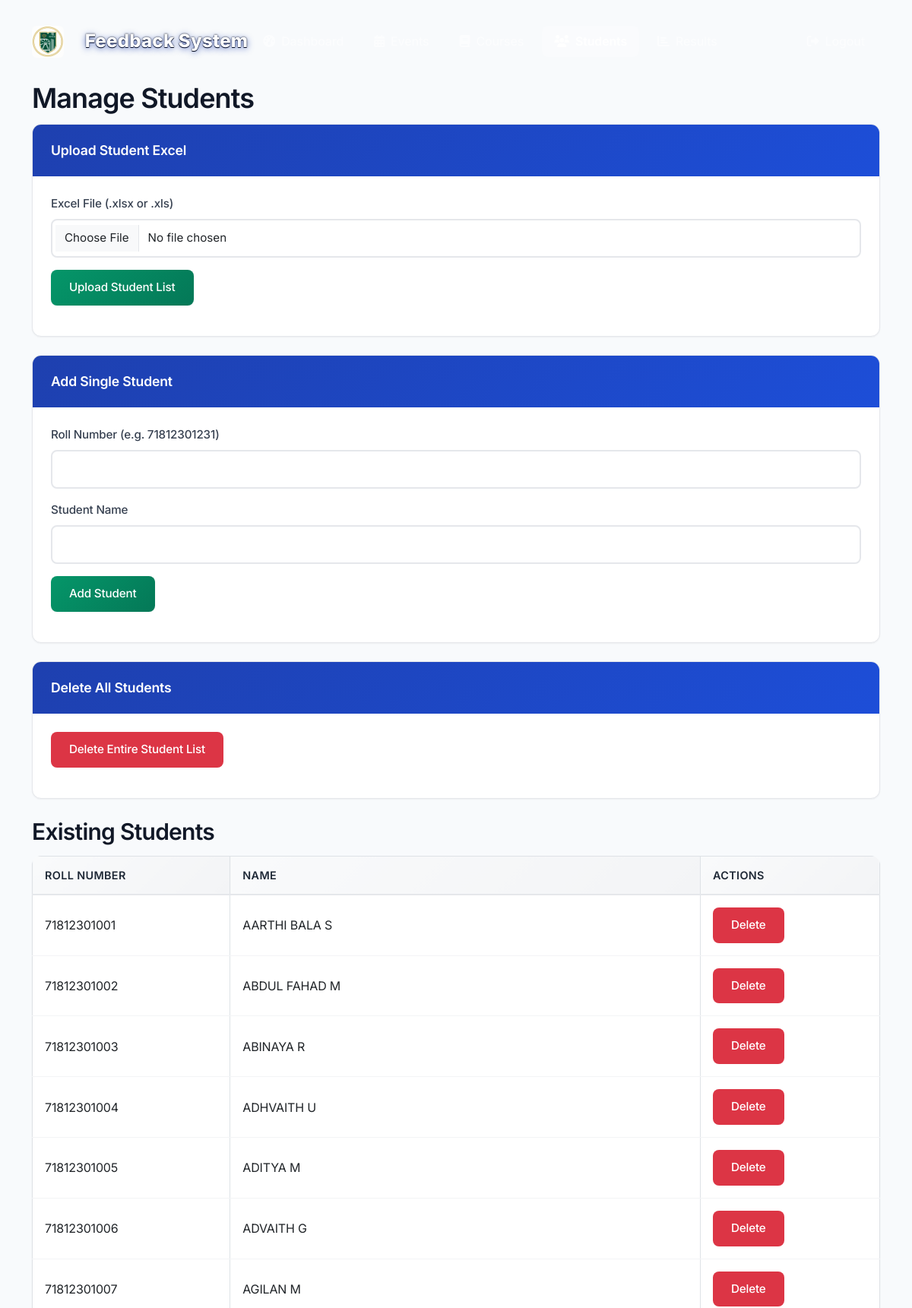
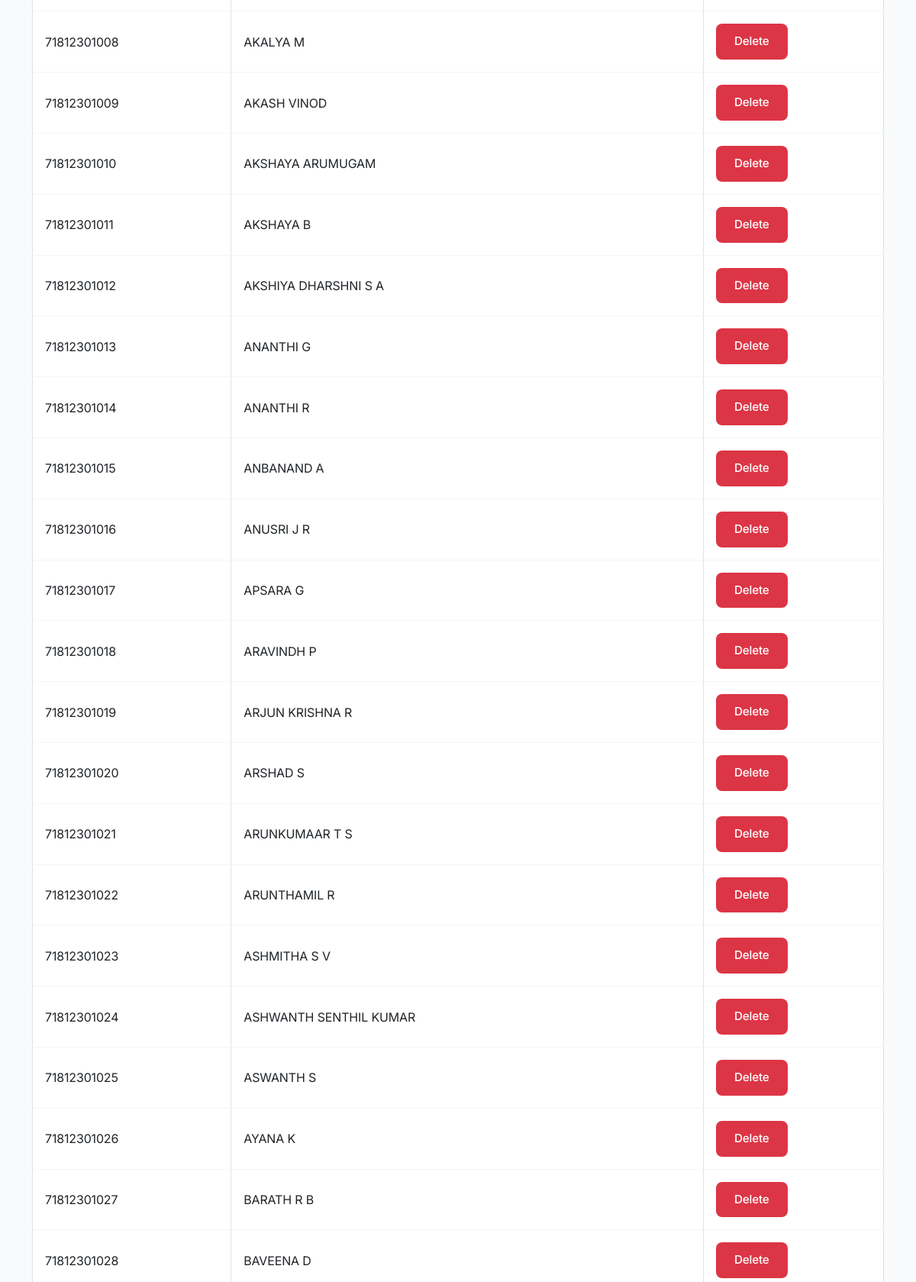
The page /admin/students (signed in, upper part) on the database its author committed (2 pictures, top to bottom).
### admin/src/common/models.py (models this page shows, shortened)
class Student(db.Model):
    id = db.Column(db.Integer, primary_key=True)
    roll_number = db.Column(db.String(20), unique=True, nullable=False)
    name = db.Column(db.String(100), nullable=False)
    email = db.Column(db.String(120), unique=True, nullable=True)
    password_hash = db.Column(db.String(128), nullable=False,
                              default=generate_password_hash('Srec@123'))
    feedback_responses = db.relationship('FeedbackResponse', backref='student', lazy=True, cascade='all, delete-orphan')

### admin/src/admin/routes.py (the view, shortened to what this page needs)
@admin_bp.route('/students', methods=['GET', 'POST'])
@login_required
def manage_students():
    if not current_user.is_admin:
        flash('Access denied.', 'danger')
        return redirect(url_for('admin.login'))
    students = Student.query.all()
    return render_template('domains/admin/manage_students.html', students=students)

### admin/src/common/models.py (called while the page is built)
@login_manager.user_loader
def load_user(user_id):
    return User.query.get(int(user_id))

### admin/templates/domains/admin/manage_students.html (shortened to what this page needs)
﻿{% extends "base.html" %}
{% block navbar %}
<nav class="navbar navbar-expand-lg navbar-dark admin-navbar">
  <div class="container">
  <a class="navbar-brand d-flex align-items-center" href="#"><img src="{{ url_for('static', filename='images/logo.png') }}" alt="SREC Logo" style="height:42px; margin-right:12px; border-radius: 6px;"><span class="navbar-title-visible">Feedback System</span></a>
    <div class="collapse navbar-collapse" id="navbarNav">
      <ul class="navbar-nav">
        <li class="nav-item">
          <a class="nav-link" href="{{ url_for('admin.dashboard') }}">
            <i class="fas fa-tachometer-alt me-2"></i>Dashboard
          </a>
        </li>
        <li class="nav-item">
          <a class="nav-link" href="{{ url_for('admin.manage_events') }}">
            <i class="fas fa-calendar-alt me-2"></i>Events
          </a>
        </li>
        <li class="nav-item">
          <a class="nav-link" href="{{ url_for('admin.manage_courses') }}">
            <i class="fas fa-book me-2"></i>Courses
          </a>
        </li>
        <li class="nav-item">
          <a class="nav-link active" href="{{ url_for('admin.manage_students') }}">
            <i class="fas fa-users me-2"></i>Students
          </a>
        </li>
        <li class="nav-item">
          <a class="nav-link" href="{{ url_for('admin.results') }}">
            <i class="fas fa-chart-bar me-2"></i>Results
          </a>
        </li>
      </ul>
      <ul class="navbar-nav ms-auto">
        <li class="nav-item">
          <a class="nav-link" href="{{ url_for('admin.logout') }}">
            <i class="fas fa-sign-out-alt me-2"></i>Logout
          </a>
        </li>
      </ul>
    </div>
  </div>
</nav>
{% endblock %}
{% block content %}
<div class="container my-4 fade-in-up">
  <h1>Manage Students</h1>
  <div class="card mb-4">
    <div class="card-header bg-primary text-white">
      Upload Student Excel
    </div>
    <div class="card-body">
      <form action="{{ url_for('admin.manage_students') }}" method="post" enctype="multipart/form-data">
        <div class="mb-3">
          <label for="file" class="form-label">Excel File (.xlsx or .xls)</label>
          <input type="file" name="file" id="file" class="form-control" required>
        </div>
        <button type="submit" class="btn btn-success">Upload Student List</button>
      </form>
    </div>
  </div>
  <div class="card mb-4">
    <div class="card-header bg-primary text-white">Add Single Student</div>
    <div class="card-body">
      <form action="{{ url_for('admin.manage_students') }}" method="post">
        <div class="mb-3">
          <label for="roll_number" class="form-label">Roll Number (e.g. 71812301231)</label>
          <input type="text" name="roll_number" id="roll_number" class="form-control" required>
        </div>
        <div class="mb-3">
          <label for="name" class="form-label">Student Name</label>
          <input type="text" name="name" id="name" class="form-control" required>
        </div>
        <button type="submit" class="btn btn-success">Add Student</button>
      </form>
    </div>
  </div>
  <div class="card mb-4">
    <div class="card-header bg-danger text-white">Delete All Students</div>
    <div class="card-body">
      <form id="deleteAllForm" action="{{ url_for('admin.manage_students') }}" method="post">
        <button type="button" class="btn btn-danger" data-bs-toggle="modal" data-bs-target="#deleteAllConfirmModal">Delete Entire Student List</button>
      </form>
    </div>
  </div>
  <h2>Existing Students</h2>
  {% if students %}
    <table class="table table-bordered">
      <thead>
        <tr>
          <th>Roll Number</th>
          <th>Name</th>
          <th>Actions</th>
        </tr>
      </thead>
      <tbody>
        {% for student in students %}
          <tr>
            <td>{{ student.roll_number }}</td>
            <td>{{ student.name }}</td>
            <td>
              <button type="button" class="btn btn-danger btn-sm delete-student-btn"
                      data-student-id="{{ student.id }}"
                      data-student-name="{{ student.name }}"
                      data-student-roll="{{ student.roll_number }}"
                      data-bs-toggle="modal"
                      data-bs-target="#deleteStudentModal">
                Delete
              </button>
            </td>
          </tr>
        {% endfor %}
      </tbody>
    </table>
  {% else %}
    <div class="alert alert-info">No students found</div>
  {% endif %}
</div>
{% endblock %}

### admin/static/css/main.css (style rules this page uses)
:root { --primary-color: #1e40af; --primary-hover: #1d4ed8; --secondary-color: #64748b; --success-color: #059669; --success-hover: #047857; --warning-color: #d97706; --danger-color: #dc2626; --light-bg: #f8fafc; --white: #ffffff; --gray-50: #f9fafb; --gray-100: #f3f4f6; --gray-200: #e5e7eb; --gray-300: #d1d5db; --gray-600: #4b5563; --gray-700: #374151; --gray-800: #1f2937; --gray-900: #111827; --border-radius: 12px; --border-radius-sm: 8px; --shadow-sm: 0 1px 2px 0 rgb(0 0 0 / 0.05); --shadow: 0 1px 3px 0 rgb(0 0 0 / 0.1), 0 1px 2px -1px rgb(0 0 0 / 0.1); --shadow-md: 0 4px 6px -1px rgb(0 0 0 / 0.1), 0 2px 4px -2px rgb(0 0 0 / 0.1); --shadow-lg: 0 10px 15px -3px rgb(0 0 0 / 0.1), 0 4px 6px -4px rgb(0 0 0 / 0.1); --transition: all 0.2s cubic-bezier(0.4, 0, 0.2, 1); }
body { font-family: 'Inter', -apple-system, BlinkMacSystemFont, 'Segoe UI', Roboto, 'Helvetica Neue', Arial, sans-serif; background-color: var(--light-bg); color: var(--gray-800); line-height: 1.6; font-size: 16px; letter-spacing: -0.01em; }
h1, h2, h3, h4, h5, h6 { font-weight: 600; letter-spacing: -0.025em; color: var(--gray-900); margin-bottom: 0.75rem; }
h1 { font-size: 2.25rem; line-height: 1.2; }
h2 { font-size: 1.875rem; line-height: 1.3; }
.card { background: var(--white); border: 1px solid var(--gray-200); border-radius: var(--border-radius); box-shadow: var(--shadow-sm); transition: var(--transition); overflow: hidden; }
.card-header { background: linear-gradient(135deg, var(--primary-color) 0%, var(--primary-hover) 100%); border-bottom: none; padding: 1.25rem 1.5rem; font-weight: 600; font-size: 1.1rem; letter-spacing: -0.01em; }
.card-body { padding: 1.5rem; }
.btn { font-weight: 500; border-radius: var(--border-radius-sm); padding: 0.75rem 1.5rem; font-size: 0.95rem; letter-spacing: -0.01em; transition: var(--transition); border: none; position: relative; overflow: hidden; }
.btn::before { content: ''; position: absolute; top: 0; left: -100%; width: 100%; height: 100%; background: linear-gradient(90deg, transparent, rgba(255,255,255,0.2), transparent); transition: left 0.5s; }
.btn-success { background: linear-gradient(135deg, var(--success-color) 0%, var(--success-hover) 100%); box-shadow: var(--shadow-sm); }
.form-control, .form-select { border: 2px solid var(--gray-200); border-radius: var(--border-radius-sm); padding: 0.75rem 1rem; font-size: 0.95rem; transition: var(--transition); background-color: var(--white); }
.form-label { font-weight: 500; color: var(--gray-700); margin-bottom: 0.5rem; font-size: 0.95rem; }
.table { border-radius: var(--border-radius); overflow: hidden; box-shadow: var(--shadow-sm); background: var(--white); }
.table th { background: linear-gradient(135deg, var(--gray-50) 0%, var(--gray-100) 100%); border-bottom: 2px solid var(--gray-200); font-weight: 600; color: var(--gray-800); padding: 1rem; font-size: 0.9rem; letter-spacing: 0.025em; text-transform: uppercase; }
.table td { padding: 1rem; border-bottom: 1px solid var(--gray-100); vertical-align: middle; }
.navbar-brand { font-weight: 700; font-size: 1.1rem; letter-spacing: -0.01em; display: flex; align-items: center; gap: 16px; margin: 0 !important; padding: 0; }
.nav-link { font-weight: 500; padding: 0.5rem 1rem !important; border-radius: var(--border-radius-sm); transition: var(--transition); margin: 0 0.25rem; }
.nav-link.active { background: rgba(255, 255, 255, 0.2); font-weight: 600; }
.fade-in-up { animation: fadeInUp 0.6s ease-out; }
.navbar-title-visible { color: #fff; font-weight: 800; font-size: 1.5rem; letter-spacing: 0.01em; text-shadow: 0 2px 8px rgba(30, 64, 175, 0.7), 0 1px 0 #000, 0 0 2px #000; }

### rows shown on the page
Student: roll_number "71812301001", name "AARTHI BALA S"
Student: roll_number "71812301002", name "ABDUL FAHAD M"
Student: roll_number "71812301003", name "ABINAYA R"
Student: roll_number "71812301004", name "ADHVAITH U"
Student: roll_number "71812301005", name "ADITYA M"
Student: roll_number "71812301006", name "ADVAITH G"
Student: roll_number "71812301007", name "AGILAN M"
Student: roll_number "71812301008", name "AKALYA M"
Student: roll_number "71812301009", name "AKASH VINOD"
Student: roll_number "71812301010", name "AKSHAYA ARUMUGAM"
Student: roll_number "71812301011", name "AKSHAYA B"
Student: roll_number "71812301012", name "AKSHIYA DHARSHNI S A"
Student: roll_number "71812301013", name "ANANTHI G"
Student: roll_number "71812301014", name "ANANTHI R"
Student: roll_number "71812301015", name "ANBANAND A"
Student: roll_number "71812301016", name "ANUSRI J R"
Student: roll_number "71812301017", name "APSARA G"
Student: roll_number "71812301018", name "ARAVINDH P"
Student: roll_number "71812301019", name "ARJUN KRISHNA R"
Student: roll_number "71812301020", name "ARSHAD S"
Student: roll_number "71812301021", name "ARUNKUMAAR T S"
Student: roll_number "71812301022", name "ARUNTHAMIL R"
Student: roll_number "71812301023", name "ASHMITHA S V"
Student: roll_number "71812301024", name "ASHWANTH SENTHIL KUMAR"
Student: roll_number "71812301025", name "ASWANTH S"
Student: roll_number "71812301026", name "AYANA K"
Student: roll_number "71812301027", name "BARATH R B"
Student: roll_number "71812301028", name "BAVEENA D"
